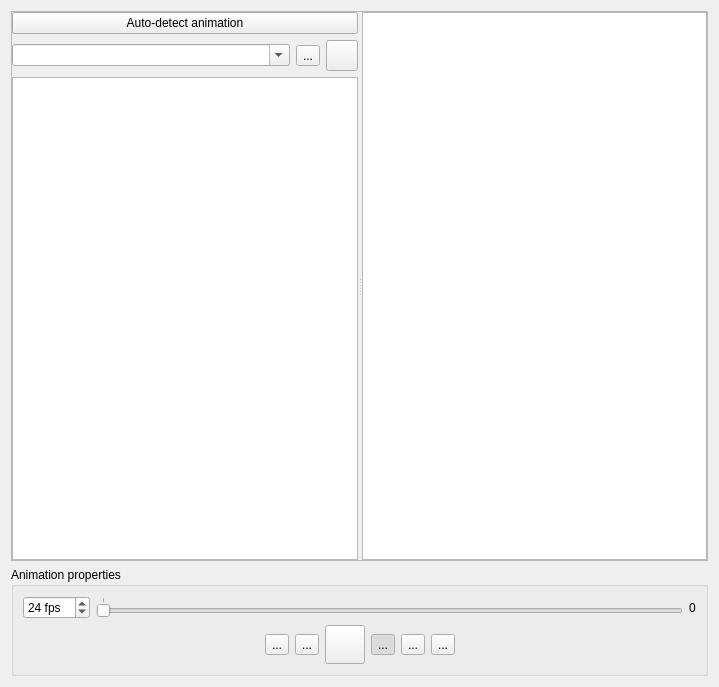
<?xml version="1.0" encoding="UTF-8"?>
<ui version="4.0">
 <class>AnimationDialog</class>
 <widget class="QDialog" name="AnimationDialog">
  <property name="geometry">
   <rect>
    <x>0</x>
    <y>0</y>
    <width>719</width>
    <height>687</height>
   </rect>
  </property>
  <property name="windowTitle">
   <string>Animation</string>
  </property>
  <property name="windowIcon">
   <iconset resource="resources.qrc">
    <normaloff>:/res/icon-animation.png</normaloff>:/res/icon-animation.png</iconset>
  </property>
  <layout class="QVBoxLayout" name="verticalLayout_3">
   <item>
    <widget class="QSplitter" name="splitter">
     <property name="frameShape">
      <enum>QFrame::StyledPanel</enum>
     </property>
     <property name="orientation">
      <enum>Qt::Horizontal</enum>
     </property>
     <property name="childrenCollapsible">
      <bool>false</bool>
     </property>
     <widget class="QWidget" name="layoutWidget">
      <layout class="QVBoxLayout" name="verticalLayout_2">
       <item>
        <widget class="QPushButton" name="autoDetectPushButton">
         <property name="text">
          <string>Auto-detect animation</string>
         </property>
         <property name="autoDefault">
          <bool>false</bool>
         </property>
        </widget>
       </item>
       <item>
        <layout class="QHBoxLayout" name="horizontalLayout_2">
         <item>
          <widget class="QComboBox" name="animationsComboBox">
           <property name="editable">
            <bool>true</bool>
           </property>
          </widget>
         </item>
         <item>
          <widget class="QToolButton" name="addAnimationToolButton">
           <property name="text">
            <string>...</string>
           </property>
           <property name="icon">
            <iconset resource="resources.qrc">
             <normaloff>:/res/icon-plus.png</normaloff>:/res/icon-plus.png</iconset>
           </property>
           <property name="iconSize">
            <size>
             <width>24</width>
             <height>24</height>
            </size>
           </property>
          </widget>
         </item>
         <item>
          <widget class="QToolButton" name="removeAnimationToolButton">
           <property name="text">
            <string/>
           </property>
           <property name="icon">
            <iconset resource="resources.qrc">
             <normaloff>:/res/icon-minus.png</normaloff>:/res/icon-minus.png</iconset>
           </property>
           <property name="iconSize">
            <size>
             <width>24</width>
             <height>24</height>
            </size>
           </property>
          </widget>
         </item>
        </layout>
       </item>
       <item>
        <widget class="QListWidget" name="framesListWidget">
         <property name="dragDropMode">
          <enum>QAbstractItemView::DragDrop</enum>
         </property>
         <property name="defaultDropAction">
          <enum>Qt::MoveAction</enum>
         </property>
         <property name="selectionMode">
          <enum>QAbstractItemView::ExtendedSelection</enum>
         </property>
         <property name="iconSize">
          <size>
           <width>32</width>
           <height>32</height>
          </size>
         </property>
        </widget>
       </item>
      </layout>
     </widget>
     <widget class="ZoomGraphicsView" name="graphicsView"/>
    </widget>
   </item>
   <item>
    <widget class="QGroupBox" name="animationPropertiesGroupBox">
     <property name="sizePolicy">
      <sizepolicy hsizetype="Preferred" vsizetype="Maximum">
       <horstretch>0</horstretch>
       <verstretch>0</verstretch>
      </sizepolicy>
     </property>
     <property name="title">
      <string>Animation properties</string>
     </property>
     <layout class="QVBoxLayout" name="verticalLayout_4">
      <item>
       <layout class="QHBoxLayout" name="horizontalLayout_3">
        <item>
         <widget class="QSpinBox" name="framePerSecondSpinBox">
          <property name="suffix">
           <string> fps</string>
          </property>
          <property name="minimum">
           <number>1</number>
          </property>
          <property name="maximum">
           <number>999</number>
          </property>
          <property name="value">
           <number>24</number>
          </property>
         </widget>
        </item>
        <item>
         <widget class="QSlider" name="framesSlider">
          <property name="maximum">
           <number>0</number>
          </property>
          <property name="pageStep">
           <number>1</number>
          </property>
          <property name="orientation">
           <enum>Qt::Horizontal</enum>
          </property>
          <property name="tickPosition">
           <enum>QSlider::TicksAbove</enum>
          </property>
         </widget>
        </item>
        <item>
         <widget class="QLabel" name="label">
          <property name="text">
           <string>0</string>
          </property>
         </widget>
        </item>
       </layout>
      </item>
      <item>
       <layout class="QHBoxLayout" name="horizontalLayout">
        <item>
         <spacer name="horizontalSpacer">
          <property name="orientation">
           <enum>Qt::Horizontal</enum>
          </property>
          <property name="sizeHint" stdset="0">
           <size>
            <width>40</width>
            <height>20</height>
           </size>
          </property>
         </spacer>
        </item>
        <item>
         <widget class="QToolButton" name="firstFrameToolButton">
          <property name="text">
           <string>...</string>
          </property>
          <property name="icon">
           <iconset resource="resources.qrc">
            <normaloff>:/res/playback/control_rewind_blue.png</normaloff>:/res/playback/control_rewind_blue.png</iconset>
          </property>
          <property name="iconSize">
           <size>
            <width>24</width>
            <height>24</height>
           </size>
          </property>
         </widget>
        </item>
        <item>
         <widget class="QToolButton" name="prevFrameToolButton">
          <property name="text">
           <string>...</string>
          </property>
          <property name="icon">
           <iconset resource="resources.qrc">
            <normaloff>:/res/playback/control_start_blue.png</normaloff>:/res/playback/control_start_blue.png</iconset>
          </property>
          <property name="iconSize">
           <size>
            <width>24</width>
            <height>24</height>
           </size>
          </property>
         </widget>
        </item>
        <item>
         <widget class="QToolButton" name="playToolButton">
          <property name="text">
           <string/>
          </property>
          <property name="icon">
           <iconset resource="resources.qrc">
            <normaloff>:/res/playback/control_play_blue.png</normaloff>:/res/playback/control_play_blue.png</iconset>
          </property>
          <property name="iconSize">
           <size>
            <width>32</width>
            <height>32</height>
           </size>
          </property>
          <property name="checkable">
           <bool>true</bool>
          </property>
         </widget>
        </item>
        <item>
         <widget class="QToolButton" name="repeatToolButton">
          <property name="text">
           <string>...</string>
          </property>
          <property name="icon">
           <iconset resource="resources.qrc">
            <normaloff>:/res/playback/control_repeat_blue.png</normaloff>:/res/playback/control_repeat_blue.png</iconset>
          </property>
          <property name="iconSize">
           <size>
            <width>32</width>
            <height>32</height>
           </size>
          </property>
          <property name="checkable">
           <bool>true</bool>
          </property>
          <property name="checked">
           <bool>true</bool>
          </property>
         </widget>
        </item>
        <item>
         <widget class="QToolButton" name="nextFrameToolButton">
          <property name="text">
           <string>...</string>
          </property>
          <property name="icon">
           <iconset resource="resources.qrc">
            <normaloff>:/res/playback/control_end_blue.png</normaloff>:/res/playback/control_end_blue.png</iconset>
          </property>
          <property name="iconSize">
           <size>
            <width>24</width>
            <height>24</height>
           </size>
          </property>
         </widget>
        </item>
        <item>
         <widget class="QToolButton" name="lastFrameToolButton">
          <property name="text">
           <string>...</string>
          </property>
          <property name="icon">
           <iconset resource="resources.qrc">
            <normaloff>:/res/playback/control_fastforward_blue.png</normaloff>:/res/playback/control_fastforward_blue.png</iconset>
          </property>
          <property name="iconSize">
           <size>
            <width>24</width>
            <height>24</height>
           </size>
          </property>
         </widget>
        </item>
        <item>
         <spacer name="horizontalSpacer_2">
          <property name="orientation">
           <enum>Qt::Horizontal</enum>
          </property>
          <property name="sizeHint" stdset="0">
           <size>
            <width>40</width>
            <height>20</height>
           </size>
          </property>
         </spacer>
        </item>
       </layout>
      </item>
     </layout>
    </widget>
   </item>
  </layout>
 </widget>
 <customwidgets>
  <customwidget>
   <class>ZoomGraphicsView</class>
   <extends>QGraphicsView</extends>
   <header>ZoomGraphicsView.h</header>
  </customwidget>
 </customwidgets>
 <resources>
  <include location="resources.qrc"/>
 </resources>
 <connections/>
</ui>
